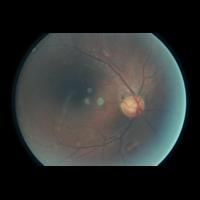
#> input picture train/0/102_left.jpeg, 200 x 200 px, found by its file name; its folder holds only this picture in this run
$ python Sizing.py
#> lines starting #> are read from the running program, lines starting #| are printed output that depends on the picture
from PIL import Image, ImageOps
import os

class Sizing:
    def __init__(self, base_path='./train'):
        self.base_path = base_path

    def resize_and_save (self , image_path):
        with Image.open(image_path) as img:

            # Check if the image needs downsizing
            if img.width > 1920 or img.height > 1080:
                aspect_ratio = img.width / img.height
                if aspect_ratio > 1920 / 1080:  # Image is wider than desired aspect ratio
                    img = img.resize((1920 , int(1920 / aspect_ratio)))
                else:  # Image is taller than desired aspect ratio
                    img = img.resize((int(1080 * aspect_ratio) , 1080))

            delta_w = max(0 , 1920 - img.width)
            delta_h = max(0 , 1080 - img.height)
            padding = (delta_w // 2 , delta_h // 2 , delta_w - (delta_w // 2) , delta_h - (delta_h // 2))
            new_img = ImageOps.expand(img , padding , fill = "black")
            new_img = new_img.resize((1920 , 1080))  # This ensures that the image is 1920x1080
            new_img.save(image_path)

    def analyze_aspect_ratios(self, resize=False):
#> called with resize = True
        all_aspect_ratios = []
        label_stats = {}
        resized_count = 0  # Counter for resized images
        tolerance = 0.15

        class_labels = [d for d in os.listdir(self.base_path) if os.path.isdir(os.path.join(self.base_path, d))]
        for label in class_labels:
            label_aspect_ratios = []
            label_path = os.path.join(self.base_path, label)

            for image_name in os.listdir(label_path):
                if image_name.endswith('.jpeg'):
                    image_path = os.path.join(label_path, image_name)
                    with Image.open(image_path) as img:
#> img is the input picture: PIL image 200x200 RGB; mean R, G, B 46.7, 49, 47.8
                        width, height = img.size
#> width = 200; height = 200
                        aspect_ratio = width / height
#> aspect_ratio = 1
                        label_aspect_ratios.append(aspect_ratio)
                        all_aspect_ratios.append(aspect_ratio)

                        # Check if the image needs resizing
                        if resize and abs(aspect_ratio - 1920/1080) > 0.2:
                            self.resize_and_save(image_path)
#> in resize_and_save, `new_img = ImageOps.expand(img , padding , fill = "black")`:
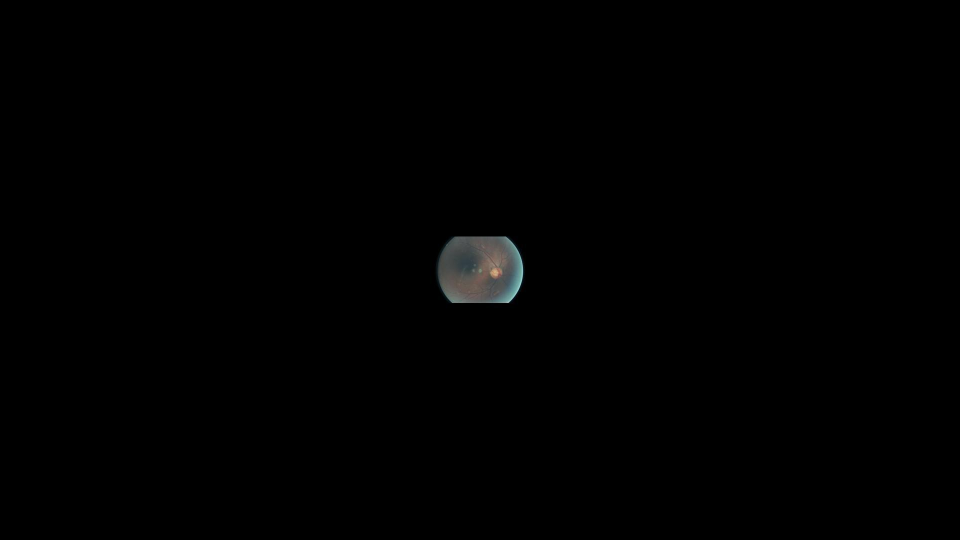
#> new_img: PIL image 1920x1080 RGB (shown at 1/2 size); mean R, G, B 0.9, 0.9, 0.9
                            resized_count += 1

            mean_aspect_ratio_label = sum(label_aspect_ratios) / len(label_aspect_ratios)
#> mean_aspect_ratio_label = 1

            outliers_label = [aspect_ratio for aspect_ratio in label_aspect_ratios if abs(aspect_ratio - mean_aspect_ratio_label) > tolerance]
#> outliers_label = []

            label_stats[label] = {
                "mean_aspect_ratio": mean_aspect_ratio_label,
                "num_outliers": len(outliers_label),
                "percent_outliers": len(outliers_label) / len(label_aspect_ratios) * 100
            }

        mean_aspect_ratio = sum(all_aspect_ratios) / len(all_aspect_ratios)
#> mean_aspect_ratio = 1
        overall_outliers = [aspect_ratio for aspect_ratio in all_aspect_ratios if abs(aspect_ratio - mean_aspect_ratio) > tolerance]
#> overall_outliers = []

        for label, stats in label_stats.items():
            print(f"Class Label: {label}")
            print(f"Mean Aspect Ratio: {stats['mean_aspect_ratio']:.4f}")
            print(f"Number of Outliers: {stats['num_outliers']}")
            print(f"Percentage of Outliers: {stats['percent_outliers']:.2f}%")
            print("-" * 20)

        print(f"Overall Mean Aspect Ratio: {mean_aspect_ratio:.4f}")
#| Overall Mean Aspect Ratio: 1.0000
        print(f"Overall Number of Outliers: {len(overall_outliers)}")
#| Overall Number of Outliers: 0
        print(f"Overall Percentage of Outliers: {len(overall_outliers) / len(all_aspect_ratios) * 100:.2f}%")
#| Overall Percentage of Outliers: 0.00%
        if resize:
            print(f"Resized {resized_count} images.")

        return mean_aspect_ratio, overall_outliers

if __name__ == "__main__":
    sizing = Sizing(base_path = "train")
    mean_aspect_ratio, outliers = sizing.analyze_aspect_ratios(resize=True)
#> outliers = []

$ run again, on train/0/10452_right.jpeg
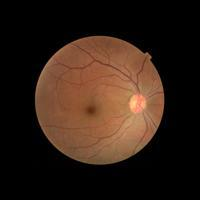
#> input picture train/0/10452_right.jpeg, 200 x 200 px, found by its file name
#> in analyze_aspect_ratios, img is the input picture: PIL image 200x200 RGB; mean R, G, B 49, 31.9, 21.8
#> in resize_and_save, `new_img = ImageOps.expand(img , padding , fill = "black")`:
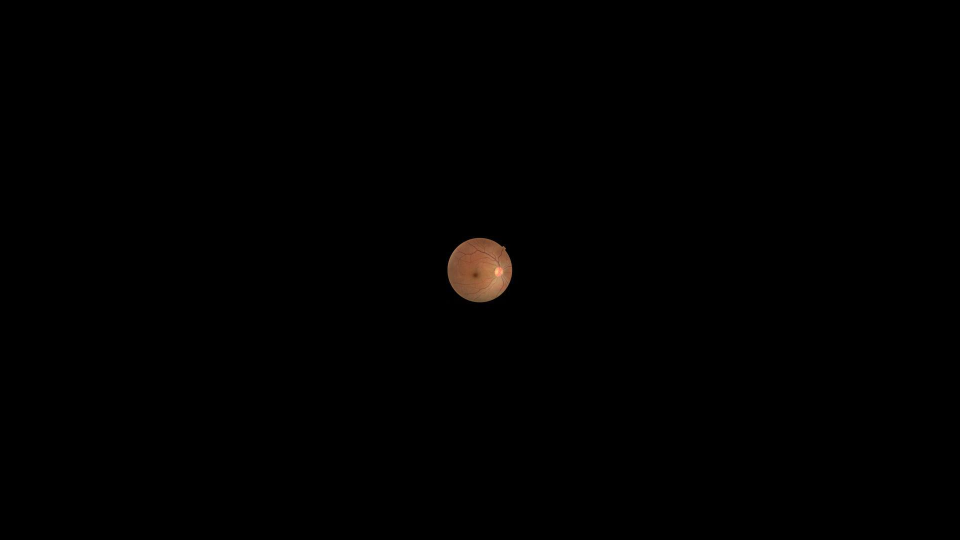
#> new_img: PIL image 1920x1080 RGB (shown at 1/2 size); mean R, G, B 0.9, 0.6, 0.4
#| Overall Mean Aspect Ratio: 1.0000
#| Overall Number of Outliers: 0
#| Overall Percentage of Outliers: 0.00%
